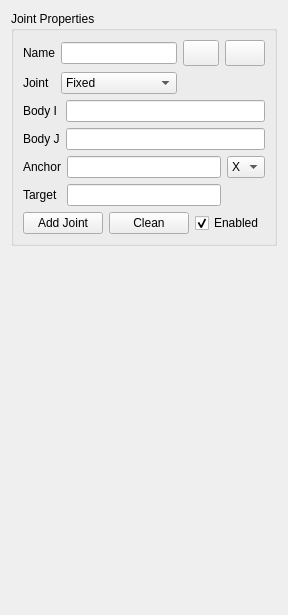
       <widget class="QWidget" name="pageJoint">
        <layout class="QVBoxLayout" name="verticalLayout_13">
         <item>
          <widget class="QGroupBox" name="grbJoints">
           <property name="title">
            <string>Joint Properties</string>
           </property>
           <layout class="QVBoxLayout" name="verticalLayout_12">
            <item>
             <layout class="QGridLayout" name="gridLayout_13">
              <item row="0" column="0">
               <widget class="QLabel" name="label_15">
                <property name="text">
                 <string>Name</string>
                </property>
               </widget>
              </item>
              <item row="0" column="1">
               <widget class="QLineEdit" name="Edit_Joint_Name">
                <property name="readOnly">
                 <bool>true</bool>
                </property>
               </widget>
              </item>
              <item row="0" column="2">
               <widget class="QPushButton" name="btnRenameJoint">
                <property name="maximumSize">
                 <size>
                  <width>36</width>
                  <height>26</height>
                 </size>
                </property>
                <property name="toolTip">
                 <string>Rename Joint</string>
                </property>
                <property name="text">
                 <string/>
                </property>
                <property name="icon">
                 <iconset theme="QIcon::ThemeIcon::DocumentProperties"/>
                </property>
               </widget>
              </item>
              <item row="0" column="3">
               <widget class="QPushButton" name="btnDelJoint">
                <property name="minimumSize">
                 <size>
                  <width>36</width>
                  <height>26</height>
                 </size>
                </property>
                <property name="toolTip">
                 <string>Delete Joint</string>
                </property>
                <property name="text">
                 <string/>
                </property>
                <property name="icon">
                 <iconset theme="QIcon::ThemeIcon::EditDelete"/>
                </property>
               </widget>
              </item>
              <item row="1" column="0">
               <widget class="QLabel" name="label_29">
                <property name="text">
                 <string>Joint</string>
                </property>
               </widget>
              </item>
              <item row="1" column="1">
               <widget class="QComboBox" name="cmbJointType">
                <property name="toolTip">
                 <string>Define Joint Type</string>
                </property>
                <item>
                 <property name="text">
                  <string>Fixed</string>
                 </property>
                </item>
                <item>
                 <property name="text">
                  <string>Spherical</string>
                 </property>
                </item>
                <item>
                 <property name="text">
                  <string>Revolute</string>
                 </property>
                </item>
                <item>
                 <property name="text">
                  <string>Cylindrical</string>
                 </property>
                </item>
                <item>
                 <property name="text">
                  <string>Prismatic</string>
                 </property>
                </item>
                <item>
                 <property name="text">
                  <string>Planar</string>
                 </property>
                </item>
               </widget>
              </item>
              <item row="1" column="2" colspan="2">
               <spacer name="horizontalSpacer_6">
                <property name="orientation">
                 <enum>Qt::Orientation::Horizontal</enum>
                </property>
                <property name="sizeHint" stdset="0">
                 <size>
                  <width>40</width>
                  <height>20</height>
                 </size>
                </property>
               </spacer>
              </item>
             </layout>
            </item>
            <item>
             <layout class="QGridLayout" name="gridLayout_10">
              <item row="1" column="0">
               <widget class="QLabel" name="label_20">
                <property name="text">
                 <string>Body J</string>
                </property>
               </widget>
              </item>
              <item row="1" column="1">
               <widget class="QLineEdit" name="Edit_Body_J">
                <property name="toolTip">
                 <string>Define second connected Body</string>
                </property>
                <property name="readOnly">
                 <bool>true</bool>
                </property>
               </widget>
              </item>
              <item row="0" column="0">
               <widget class="QLabel" name="label_19">
                <property name="text">
                 <string>Body I</string>
                </property>
               </widget>
              </item>
              <item row="0" column="1">
               <widget class="QLineEdit" name="Edit_Body_I">
                <property name="toolTip">
                 <string>Define first connected Body</string>
                </property>
                <property name="readOnly">
                 <bool>true</bool>
                </property>
               </widget>
              </item>
             </layout>
            </item>
            <item>
             <layout class="QGridLayout" name="gridLayout_11">
              <item row="1" column="1">
               <widget class="QLineEdit" name="Edit_RF_Target">
                <property name="toolTip">
                 <string>&lt;html&gt;&lt;head/&gt;&lt;body&gt;&lt;p&gt;If Target Reference Frame is defined, then Joint axis will connect the Anchor and the Target Reference Frames (XYZ-dropdown is ignored in this case).&lt;/p&gt;&lt;/body&gt;&lt;/html&gt;</string>
                </property>
                <property name="readOnly">
                 <bool>true</bool>
                </property>
               </widget>
              </item>
              <item row="1" column="0">
               <widget class="QLabel" name="label_22">
                <property name="text">
                 <string>Target</string>
                </property>
               </widget>
              </item>
              <item row="0" column="0">
               <widget class="QLabel" name="label_21">
                <property name="text">
                 <string>Anchor</string>
                </property>
               </widget>
              </item>
              <item row="0" column="1">
               <widget class="QLineEdit" name="Edit_RF_Anchor">
                <property name="toolTip">
                 <string>Define Reference Frame of the Joint location</string>
                </property>
                <property name="readOnly">
                 <bool>true</bool>
                </property>
               </widget>
              </item>
              <item row="0" column="2">
               <widget class="QComboBox" name="cmbAnchorXYZ">
                <property name="toolTip">
                 <string>&lt;html&gt;&lt;head/&gt;&lt;body&gt;&lt;p&gt;If Joint axis is one of the Anchor RF axes, then this axis can be selected by XYZ-dropdown box. The Target RF shall not be defined in this case (keep the Target empty). This is not applicable for the Spherical and Fixed Joints.&lt;/p&gt;&lt;/body&gt;&lt;/html&gt;</string>
                </property>
                <property name="currentText">
                 <string>X</string>
                </property>
                <item>
                 <property name="text">
                  <string>X</string>
                 </property>
                </item>
                <item>
                 <property name="text">
                  <string>Y</string>
                 </property>
                </item>
                <item>
                 <property name="text">
                  <string>Z</string>
                 </property>
                </item>
               </widget>
              </item>
             </layout>
            </item>
            <item>
             <layout class="QGridLayout" name="gridLayout_12">
              <item row="0" column="0">
               <widget class="QPushButton" name="btnAddJoint">
                <property name="toolTip">
                 <string>&lt;html&gt;&lt;head/&gt;&lt;body&gt;&lt;p&gt;Crate new Joint. Note: only one Joint can be added for the same two Bodies (this is to eliminate the redundant over-constraint structure in the system).&lt;/p&gt;&lt;/body&gt;&lt;/html&gt;</string>
                </property>
                <property name="text">
                 <string>Add Joint</string>
                </property>
               </widget>
              </item>
              <item row="0" column="1">
               <widget class="QPushButton" name="btnCleanBodiesRFs">
                <property name="toolTip">
                 <string>Clear all fields in the Joint panel</string>
                </property>
                <property name="text">
                 <string>Clean</string>
                </property>
                <property name="icon">
                 <iconset theme="edit-clear"/>
                </property>
               </widget>
              </item>
              <item row="0" column="2">
               <widget class="QCheckBox" name="chkEnabledJoint">
                <property name="toolTip">
                 <string>Enable / disable selected Joint in the Simulation</string>
                </property>
                <property name="text">
                 <string>Enabled</string>
                </property>
                <property name="checked">
                 <bool>true</bool>
                </property>
               </widget>
              </item>
             </layout>
            </item>
           </layout>
          </widget>
         </item>
         <item>
          <spacer name="verticalSpacer_3">
           <property name="orientation">
            <enum>Qt::Orientation::Vertical</enum>
           </property>
           <property name="sizeHint" stdset="0">
            <size>
             <width>20</width>
             <height>358</height>
            </size>
           </property>
          </spacer>
         </item>
        </layout>
       </widget>
